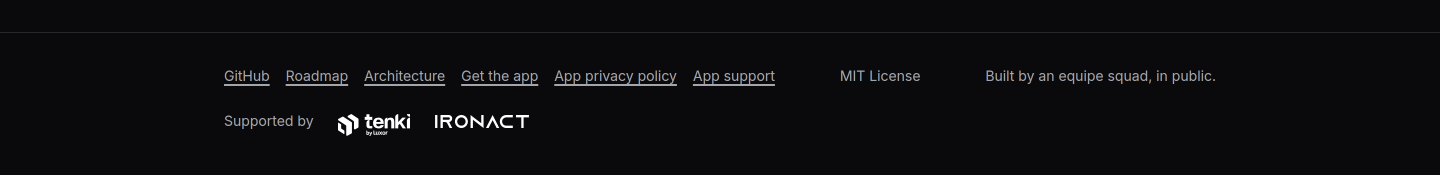
#> input picture design/supported-by/shots/en-footer-1440-dark-A.png, 2880 x 350 px, given in place of en-footer-1440-light-before.png, which was not available (shown at 1/2 size)
$ python sheet.py
#> lines starting #> are read from the running program, lines starting #| are printed output that depends on the picture
# Builds the comparison sheets from shots/ (made by the T-18 shoot script on the dev server with mock.js injected).
import sys
from PIL import Image, ImageDraw, ImageFont
F = ImageFont.truetype('/usr/share/fonts/truetype/noto/NotoSansMono-Bold.ttf', 30)
def crop(lang, reg, w, mode, opt):
#> called with lang = 'en', reg = 'footer', w = 1440, mode = 'light', opt = 'before'
    return Image.open(f'shots/{lang}-{reg}-{w}-{mode}-{opt}.png')
#> returned value is the input picture: PIL image 2880x350 RGB; mean R, G, B 13.4, 13.5, 15.5
def sheet(lang, reg, opts, name, title):
    rows = []
    for opt in opts:
        a = [crop(lang, reg, 1440, m, opt) for m in ('light', 'dark')]
#> call 2 of crop, with lang = 'en', reg = 'footer', w = 1440, mode = 'dark', opt = 'before'
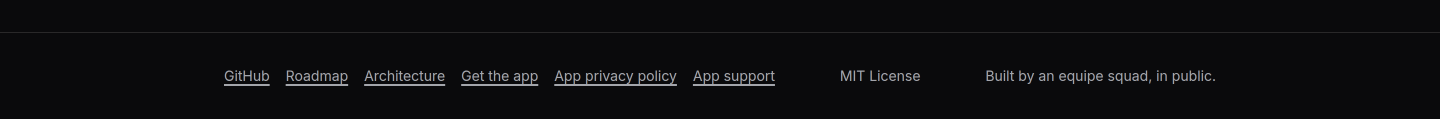
#> input picture design/supported-by/shots/en-footer-1440-dark-before.png, 2880 x 238 px (shown at 1/2 size)
#> in crop, returned value is the input picture: PIL image 2880x238 RGB; mean R, G, B 13.3, 13.3, 15.4
#> a = 2 items
        a = [t.resize((1440, int(t.height * 1440 / t.width))) for t in a]
        b = [crop(lang, reg, 390, m, opt) for m in ('light', 'dark')]
#> call 3 of crop, with lang = 'en', reg = 'footer', w = 390, mode = 'light', opt = 'before'
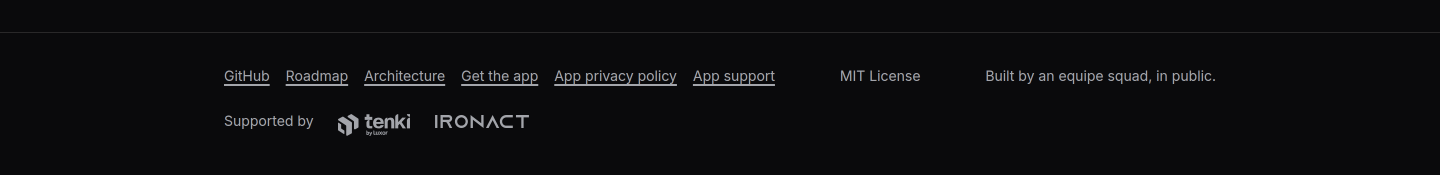
#> input picture design/supported-by/shots/en-footer-1440-dark-B.png, 2880 x 350 px, given in place of en-footer-390-light-before.png, which was not available (shown at 1/2 size)
#> in crop, returned value is the input picture: PIL image 2880x350 RGB; mean R, G, B 13.1, 13.1, 15.2
#> b = 2 items
        b = [t.resize((390, int(t.height * 390 / t.width))) for t in b]
        H = a[0].height + a[1].height + 24
#> H = 318
        row = Image.new('RGB', (20 + 1440 + 24 + 390 * 2 + 24 + 20, max(H, b[0].height) + 90), '#d9d7d0')
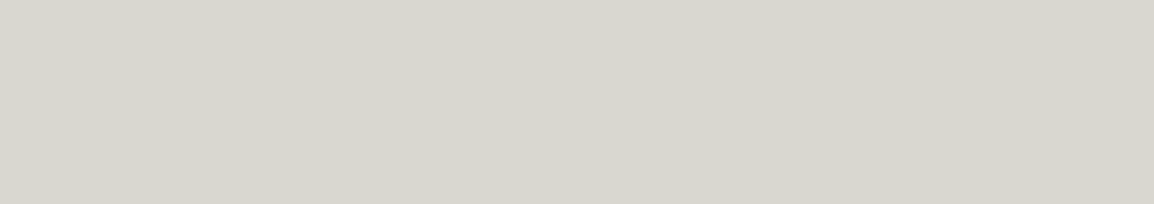
#> row: PIL image 2308x408 RGB (shown at 1/2 size); mean R, G, B 217, 215, 208
        d = ImageDraw.Draw(row)
        d.text((20, 20), f'{title[opt]}   (1440 light / dark | 390 light | 390 dark)', fill='#111', font=F)
        row.paste(a[0], (20, 70)); row.paste(a[1], (20, 70 + a[0].height + 24))
#> after `row.paste(a[0], (20, 70))`:
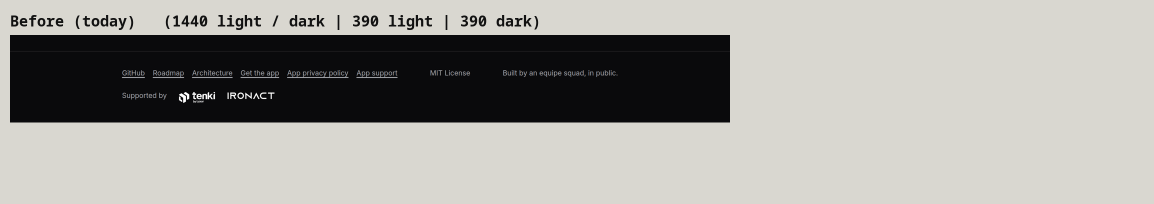
#> row: PIL image 2308x408 RGB (shown at 1/2 size); mean R, G, B 160.9, 159.5, 155
#> after `row.paste(a[1], (20, 70 + a[0].height + 24))`:
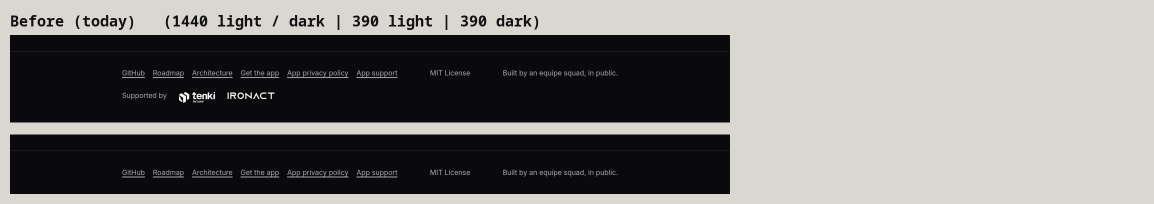
#> row: PIL image 2308x408 RGB (shown at 1/2 size); mean R, G, B 123.9, 122.8, 119.9
        x = 20 + 1440 + 24
        for t in b: row.paste(t, (x, 70)); x += 390 + 24
#> this loop made 2 passes
#> x on passes 1 to 2: 1898, 2312
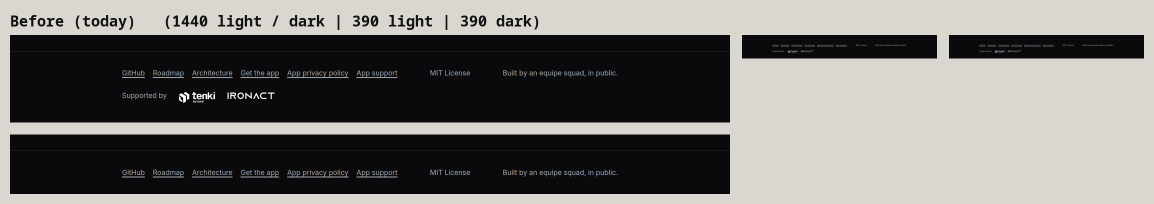
#> row: PIL image 2308x408 RGB (shown at 1/2 size); mean R, G, B 115.9, 114.9, 112.4
#> after the loop, x = 2312
        rows.append(row)
    W = max(r.width for r in rows); S = Image.new('RGB', (W, sum(r.height for r in rows)), '#d9d7d0'); y = 0
    for r in rows: S.paste(r, (0, y)); y += r.height
    S.save(name)
T = {'before': 'Before (today)', 'A': 'A - official mono files, Tenki 72px / Ironact 96px wide', 'B': 'B - both in the footer grey (needs both companies OK), same sizes'}
#> (the run stopped early here; a loop or call above may not have finished)
